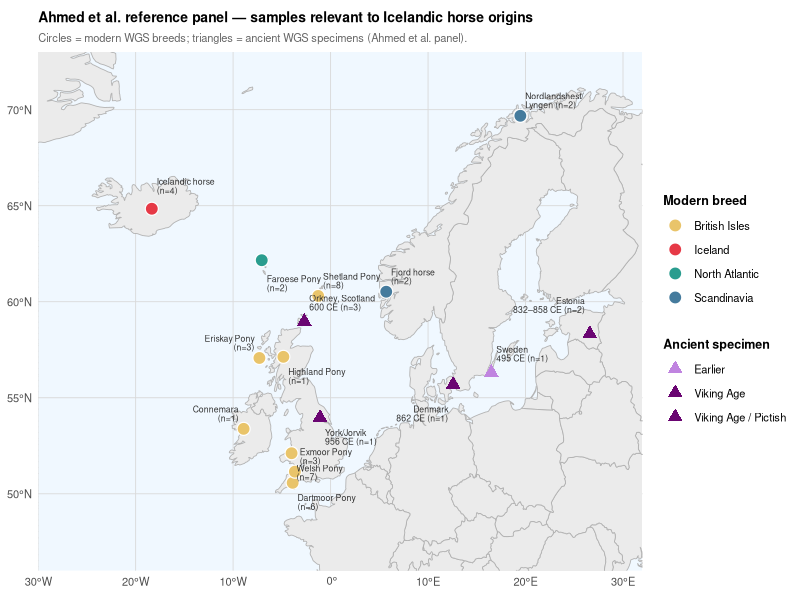
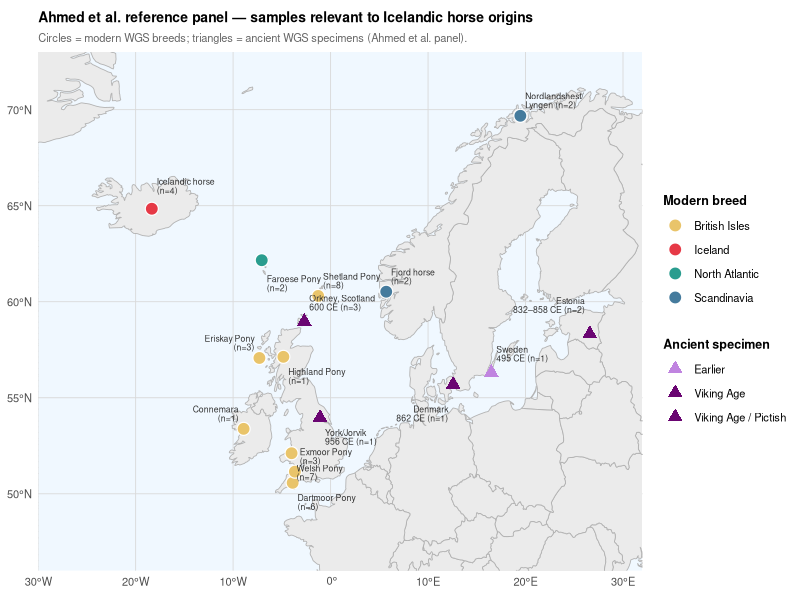
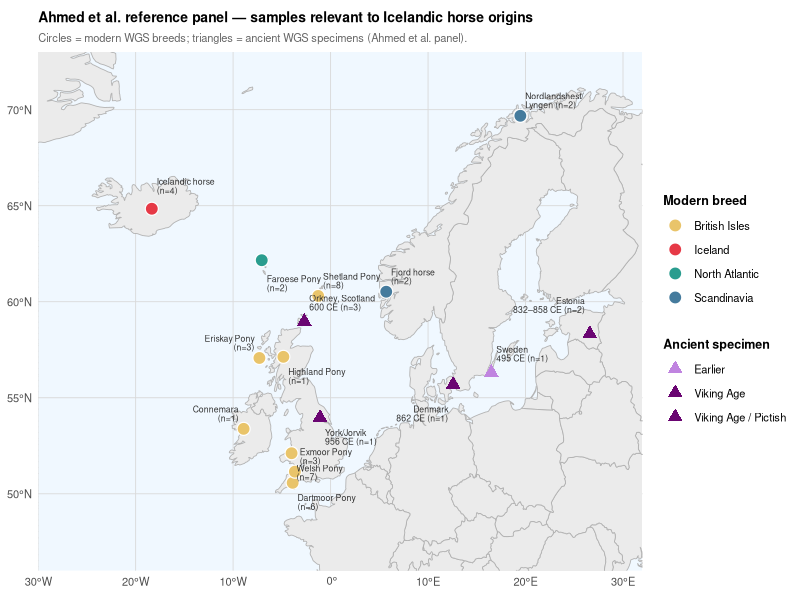

The R source for these figures, in order:
# Map of Ahmed et al. reference panel — samples relevant to Icelandic horse origins
# Modern breeds (circles) and ancient whole-genome specimens (triangles)
# Note: in horse_info_tbl_grp_colors.txt, column "long" = latitude, "lat" = longitude (swapped)

library(ggplot2)
library(rnaturalearth)
library(rnaturalearthdata)
library(sf)
library(dplyr)

# ── Modern breeds ────────────────────────────────────────────────────────────
modern <- data.frame(
  label     = c("Icelandic horse\n(n=4)", "Nordlandshest/\nLyngen (n=2)",
                "Fjord horse\n(n=2)", "Faroese Pony\n(n=2)",
                "Shetland Pony\n(n=8)", "Dartmoor Pony\n(n=6)",
                "Exmoor Pony\n(n=3)", "Eriskay Pony\n(n=3)",
                "Highland Pony\n(n=1)", "Connemara\n(n=1)",
                "Welsh Pony\n(n=7)"),
  lat       = c(64.84,  69.68,  60.52,  62.16,
                60.30,  50.57,  51.15,  57.07,
                57.13,  53.38,  52.11),
  lon       = c(-18.34,  19.47,   5.71,  -7.06,
                 -1.27,  -3.89,  -3.66,  -7.30,
                 -4.84,  -8.92,  -4.00),
  group     = c("Iceland",
                "Scandinavia", "Scandinavia", "North Atlantic",
                "British Isles", "British Isles", "British Isles",
                "British Isles", "British Isles", "British Isles",
                "British Isles"),
  # Per-label nudge: nudge_x shifts horizontally, nudge_y shifts vertically
  nudge_x   = c( 0.5,   0.5,   0.5,   0.5,
                 0.5,   0.5,   0.5,  -0.5,
                 0.5,  -0.5,   0.5),
  nudge_y   = c( 1.2,   0.8,   0.8,  -1.2,
                 0.8,  -1.0,   0.8,   0.8,
                -1.0,   0.8,  -1.0),
  hjust     = c( 0.0,   0.0,   0.0,   0.0,
                 0.0,   0.0,   0.0,   1.0,
                 0.0,   1.0,   0.0)
)

# ── Ancient specimens ─────────────────────────────────────────────────────────
ancient <- data.frame(
  label   = c("Orkney, Scotland\n600 CE (n=3)",
              "York/Jorvik\n956 CE (n=1)",
              "Denmark\n862 CE (n=1)",
              "Sweden\n495 CE (n=1)",
              "Estonia\n832–858 CE (n=2)"),
  lat     = c(58.96,  53.96,  55.68,  56.30,  58.32),
  lon     = c(-2.70,  -1.08,  12.57,  16.49,  26.59),
  period  = c("Viking Age / Pictish",
              "Viking Age",
              "Viking Age",
              "Earlier",
              "Viking Age"),
  # Denmark: nudge left+down into Danish territory; Estonia: above-left inside map
  nudge_x = c( 0.5,   0.5,  -0.5,   0.5,  -0.5),
  nudge_y = c( 1.0,  -1.0,  -1.5,   1.0,   1.5),
  hjust   = c( 0.0,   0.0,   1.0,   0.0,   1.0)
)

# ── Base map ──────────────────────────────────────────────────────────────────
world <- ne_countries(scale = "medium", returnclass = "sf")

# Colour palettes
breed_colours <- c(
  "Iceland"       = "#E63946",   # red — the target population
  "Scandinavia"   = "#457B9D",   # blue
  "North Atlantic"= "#2A9D8F",   # teal
  "British Isles" = "#E9C46A"    # amber
)

period_colours <- c(
  "Viking Age / Pictish" = "#6A0572",
  "Viking Age"           = "#6A0572",
  "Earlier"              = "#C084E0"
)

# ── Plot ──────────────────────────────────────────────────────────────────────
p <- ggplot() +
  # Base map
  geom_sf(data = world, fill = "grey92", colour = "grey70", linewidth = 0.3) +


  # Ancient specimens — filled triangles
  geom_point(data = ancient,
             aes(x = lon, y = lat, colour = period),
             shape = 17, size = 3.5) +

  # Modern breeds — circles
  geom_point(data = modern,
             aes(x = lon, y = lat, fill = group),
             shape = 21, size = 4, colour = "white", stroke = 0.6) +

  # Labels for modern breeds (per-label positioning)
  geom_text(data = modern,
            aes(x = lon + nudge_x, y = lat + nudge_y, label = label, hjust = hjust),
            size = 2.2, vjust = 0.5,
            lineheight = 0.85, colour = "grey20") +

  # Labels for ancient specimens (per-label positioning)
  geom_text(data = ancient,
            aes(x = lon + nudge_x, y = lat + nudge_y, label = label, hjust = hjust),
            size = 2.2, vjust = 0.5,
            lineheight = 0.85, colour = "grey20") +

  # Map extent: North Atlantic + NW Europe
  coord_sf(xlim = c(-30, 32), ylim = c(46, 73), expand = FALSE) +

  # Scales
  scale_fill_manual(name = "Modern breed", values = breed_colours) +
  scale_colour_manual(name = "Ancient specimen", values = period_colours) +

  # Theme
  theme_minimal(base_size = 10) +
  theme(
    legend.position    = "right",
    legend.text        = element_text(size = 8),
    legend.title       = element_text(size = 9, face = "bold"),
    panel.grid.major   = element_line(colour = "grey85", linewidth = 0.3),
    panel.background   = element_rect(fill = "aliceblue", colour = NA),
    plot.title         = element_text(size = 10, face = "bold"),
    plot.subtitle      = element_text(size = 8, colour = "grey40")
  ) +

  labs(
    title    = "Ahmed et al. reference panel — samples relevant to Icelandic horse origins",
    subtitle = "Circles = modern WGS breeds; triangles = ancient WGS specimens (Ahmed et al. panel).",
    x = NULL, y = NULL
  )

# ── Save ───────────────────────────────────────────────────────────────────────
ggsave("ahmed_panel_map.pdf", plot = p, width = 18, height = 12, units = "cm")
ggsave("ahmed_panel_map.png", plot = p, width = 18, height = 12, units = "cm", dpi = 300)

print(p)
